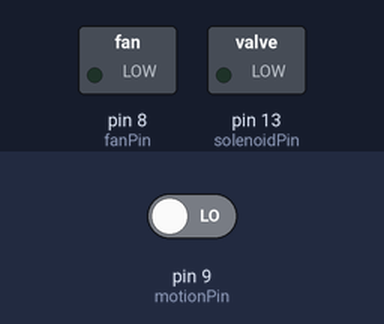
A sketch run on a simulated Arduino Uno, built with avr-gcc and run on an emulated ATmega328P. Shown: switched loads named in the sketch (green lamp = pin HIGH). Inputs (shaded band) come from the test bench; at power-on: pin 9 (motionPin) LOW.

Above: at 1.2 s.
1.3 s: pin 9 (motionPin) driven HIGH
At 2.5 s:
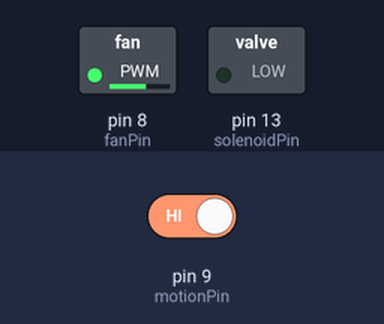
2.8 s: pin 9 (motionPin) driven LOW
At 3.6 s:
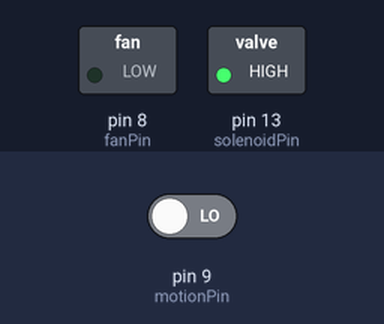
Timing chart, 0 to 5.8 s (numbered marks = the images above; inputs shaded):
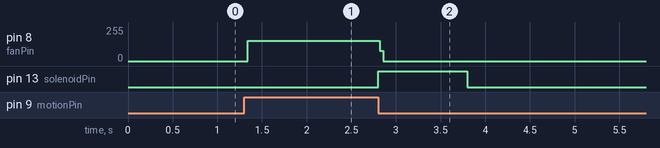

The sketch:

catBox.ino
```cpp
const int motionPin = 9;
const int fanPin = 8;
const int solenoidPin = 13;
const bool DEBUG = false;
unsigned long sprayOnTime;

void setup() {
  pinMode(motionPin, INPUT);
  pinMode(fanPin, OUTPUT);
  pinMode(solenoidPin, OUTPUT);
  sprayOnTime = millis();
}

void loop() {
  int catInBox = digitalRead(motionPin);
  updateFan(catInBox);
  spray(catInBox);
  performPeriodicTasks();
}


int fanState = 0; //default to off.

void updateFan(int catInBox) {
  if (catInBox == 1) {
    //turn the fan on
    fanState = 1;
  } else {
    fanState = 0;
  }
  digitalWrite(fanPin, fanState);
}

const unsigned int SPRAY_ON_DELAY = 1000;
int lastMotion = 0;
int solenoidState = 0;

void spray(int catInBox) {
  if (catInBox == 0 && lastMotion != catInBox) {
    solenoidState = 1;
    sprayOnTime = millis();
  } else if (solenoidState == 1 && millis() - sprayOnTime > SPRAY_ON_DELAY) {
    solenoidState = 0;
    sprayOnTime = millis();
  }
  digitalWrite(solenoidPin, solenoidState);
  lastMotion = catInBox;
}

const int PERIODIC_TASK_DELAY = 1000 * 60 * 60; //once an hour
const int FAN_ON_DELAY = 300000; //once the fan is on, how long do we leave it that way.
int periodicFanState = 0;
unsigned long startTime = 0;

void performPeriodicTasks() {
  //TODO: Add in spraying here as well.
  unsigned long now = millis();
  unsigned long delta = now - startTime;
  if (now < startTime || delta > PERIODIC_TASK_DELAY) { //now < loopTime means overflow.
    periodicFanState = 1;
    startTime = now;
  } else if (periodicFanState == 1 && delta < FAN_ON_DELAY) {
    //do nothing, we're waiting for 5 minutes
  } else {
    periodicFanState = 0;
  }
  digitalWrite(fanPin, periodicFanState);
}
```

Measured:
- after the input at 1.3 s, pin 8 (fanPin): 0/255 → 153/255 at once
- after the input at 2.8 s, pin 8 (fanPin): 153/255 → 0/255 at once; pin 13 (solenoidPin): LOW → HIGH at once, → LOW 1.0 s later
